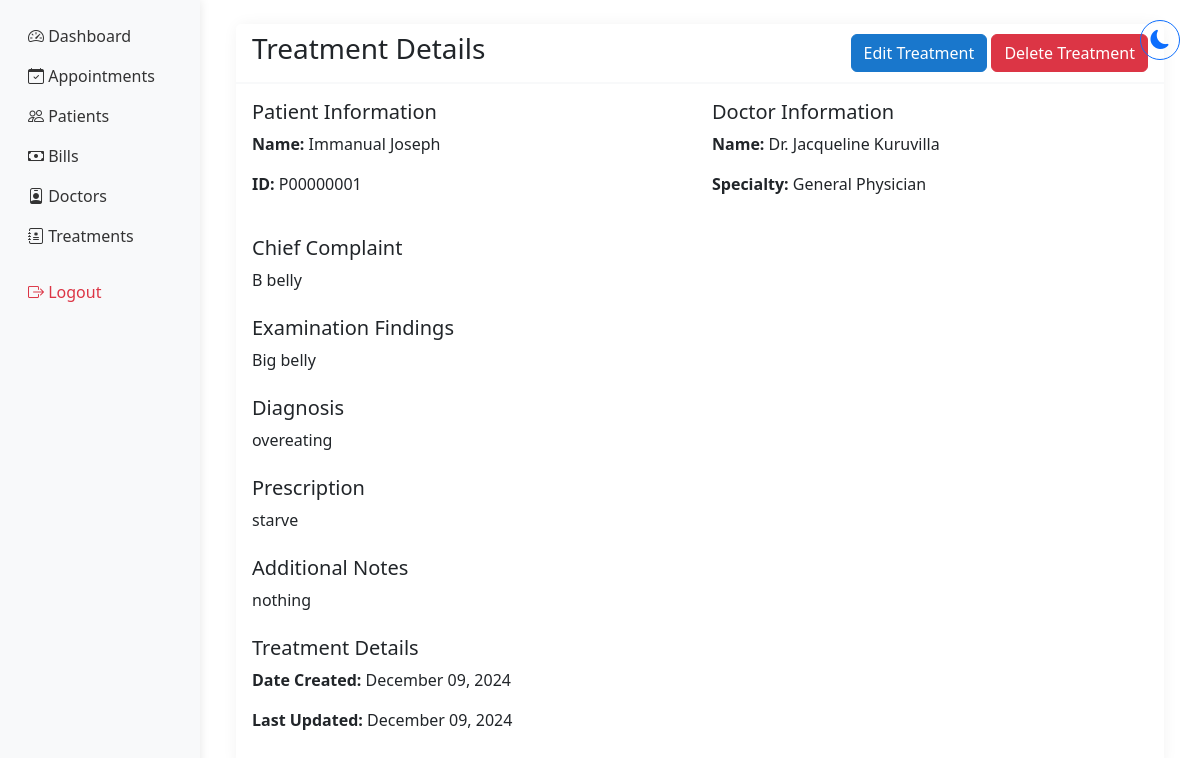
The page /treatment/4/view/ (signed in) on the database its author committed.
### hmsapp/models.py (models this page shows, shortened)
class Treatment(models.Model):
    patient = models.ForeignKey(Patient, on_delete=models.CASCADE, related_name='treatments')
    doctor = models.ForeignKey(DoctorProfile, on_delete=models.CASCADE, related_name='treatments')
    appointment = models.OneToOneField(Appointment, on_delete=models.CASCADE, null=True, blank=True)
    chief_complaint = models.TextField()
    examination_findings = models.TextField()
    drug_history = models.TextField(blank=True)
    diagnosis = models.TextField()
    prescription = models.TextField()
    notes = models.TextField(blank=True)
    created_at = models.DateTimeField(auto_now_add=True)
    updated_at = models.DateTimeField(auto_now=True)
    class Meta:
        ordering = ['-created_at']

class Patient(models.Model):
    BLOOD_GROUPS = [
        ('A+', 'A+'), ('A-', 'A-'),
        ('B+', 'B+'), ('B-', 'B-'),
        ('O+', 'O+'), ('O-', 'O-'),
        ('AB+', 'AB+'), ('AB-', 'AB-'),
    ]
    GENDER_CHOICES = [
        ('MALE', 'Male'),
        ('FEMALE', 'Female'),
        ('OTHER', 'Other'),
    ]
    user = models.OneToOneField(User, on_delete=models.CASCADE)  # Changed to OneToOneField
    patient_name = models.CharField(max_length=100)  # Removed blank=True
    date_of_birth = models.DateField()
    blood_group = models.CharField(max_length=5, choices=BLOOD_GROUPS)  # Added choices
    gender = models.CharField(max_length=10, choices=GENDER_CHOICES)  # Added choices
    nationality = models.CharField(max_length=50)
    referred_by = models.CharField(max_length=100, blank=True)
    phone_number = models.CharField(max_length=15, validators=[phone_regex])
    address = models.TextField(blank=True)
    emergency_contact_name = models.CharField(max_length=100)
    emergency_contact_phone = models.CharField(max_length=15, validators=[phone_regex])
    medical_history = models.TextField(blank=True)
    drug_allergies = models.TextField(blank=True)
    food_allergies = models.TextField(blank=True)
    created_at = models.DateTimeField(auto_now_add=True)
    updated_at = models.DateTimeField(auto_now=True)
    patient_id = models.CharField(max_length=9, unique=True, blank=True)
    profile_picture = models.ImageField(
        upload_to='patients/profile_pics/',
        null=True,
        blank=True,
        validators=[FileExtensionValidator(['jpg', 'jpeg', 'png'])]
    )
    age = models.IntegerField(null=True, blank=True)

class DoctorProfile(models.Model):
    user = models.OneToOneField(User, on_delete=models.CASCADE)
    specialty = models.ForeignKey('Specialty', on_delete=models.SET_NULL, null=True)
    license_number = models.CharField(max_length=50, unique=True)
    phone_number = models.CharField(max_length=15, validators=[phone_regex])
    address = models.TextField(blank=True)
    doctor_id = models.CharField(max_length=6, unique=True, blank=True)
    profile_picture = models.ImageField(
        upload_to='doctors/profile_pics/',
        null=True,
        blank=True,
        validators=[FileExtensionValidator(['jpg', 'jpeg', 'png'])]
    )
    google_calendar_enabled = models.BooleanField(default=False)
    google_calendar_credentials = models.JSONField(null=True, blank=True)
    created_at = models.DateTimeField(auto_now_add=True)
    updated_at = models.DateTimeField(auto_now=True)

class Specialty(models.Model):
    specialty_name = models.CharField(max_length=100)
    description = models.TextField(blank=True)
    class Meta:
        verbose_name_plural = "Specialties"
    def __str__(self):
        return self.specialty_name

### hmsapp/views.py (the view)
# urls.py: path('treatment/<int:treatment_id>/view/', views.view_treatment, name='view_treatment'),
@login_required
@user_passes_test(lambda u: u.groups.filter(name__in=['Staff', 'Administrators', 'Doctors']).exists())
def view_treatment(request, treatment_id):
    treatment = get_object_or_404(Treatment, id=treatment_id)
    context = {
        'treatment': treatment
    }
    return render(request, 'shared/view_treatment.html', context)

### hmsapp/context_processors.py (called while the page is built)
def base_template(request):
    if request.user.is_authenticated:
        if request.user.groups.filter(name='Doctors').exists():
            base_template = 'doctor/base_doctor.html'
        elif request.user.groups.filter(name='Administrators').exists():
            base_template = 'hosp_admin/base_admin.html'
        else:
            base_template = 'staff/base_staff.html'
    else:
        base_template = 'staff/base_staff.html'
    return {'base_template': base_template}

### hmsapp/templates/shared/view_treatment.html (shortened to what this page needs)
{% extends base_template %}
{% load static %}
{% block content %}
<div class="container mt-4">
    <div class="card">
        <div class="card-header d-flex justify-content-between align-items-center">
            <h3>Treatment Details</h3>
            <div>
                <a href="{% url 'edit_treatment' treatment.id %}" class="btn btn-primary">Edit Treatment</a>
                <button type="button" class="btn btn-danger" data-bs-toggle="modal" data-bs-target="#deleteModal">
                    Delete Treatment
                </button>
            </div>
        </div>
        <div class="card-body">
            <div class="row mb-4">
                <div class="col-md-6">
                    <h5>Patient Information</h5>
                    <p><strong>Name:</strong> {{ treatment.patient.patient_name }}</p>
                    <p><strong>ID:</strong> {{ treatment.patient.patient_id }}</p>
                </div>
                <div class="col-md-6">
                    <h5>Doctor Information</h5>
                    <p><strong>Name:</strong> Dr. {{ treatment.doctor.user.get_full_name }}</p>
                    <p><strong>Specialty:</strong> {{ treatment.doctor.specialty }}</p>
                </div>
            </div>
            <div class="mb-4">
                <h5>Chief Complaint</h5>
                <p>{{ treatment.chief_complaint }}</p>
            </div>
            <div class="mb-4">
                <h5>Examination Findings</h5>
                <p>{{ treatment.examination_findings }}</p>
            </div>
            <div class="mb-4">
                <h5>Diagnosis</h5>
                <p>{{ treatment.diagnosis }}</p>
            </div>
            <div class="mb-4">
                <h5>Prescription</h5>
                <p>{{ treatment.prescription }}</p>
            </div>
            {% if treatment.notes %}
            <div class="mb-4">
                <h5>Additional Notes</h5>
                <p>{{ treatment.notes }}</p>
            </div>
            {% endif %}
            <div class="mb-4">
                <h5>Treatment Details</h5>
                <p><strong>Date Created:</strong> {{ treatment.created_at|date:"F d, Y" }}</p>
                <p><strong>Last Updated:</strong> {{ treatment.updated_at|date:"F d, Y" }}</p>
            </div>
        </div>
    </div>
</div>
{% endblock %}

### hmsapp/templates/staff/base_staff.html (style rules this page uses)
.card { border: none; box-shadow: 0 0 15px rgba(0,0,0,0.05); border-radius: 10px; }
.card-header { background-color: white; border-bottom: 2px solid #f8f9fa; }
.btn-primary { background-color: #1977cc; border-color: #1977cc; }

### rows shown on the page
Treatment: patient.patient_name "Immanual Joseph", patient.patient_id "P00000001", doctor.user.get_full_name "Jacqueline Kuruvilla", doctor.specialty "General Physician", chief_complaint "B belly", examination_findings "Big belly", diagnosis "overeating", prescription "starve", notes "nothing", created_at "December 09, 2024", updated_at "December 09, 2024"
